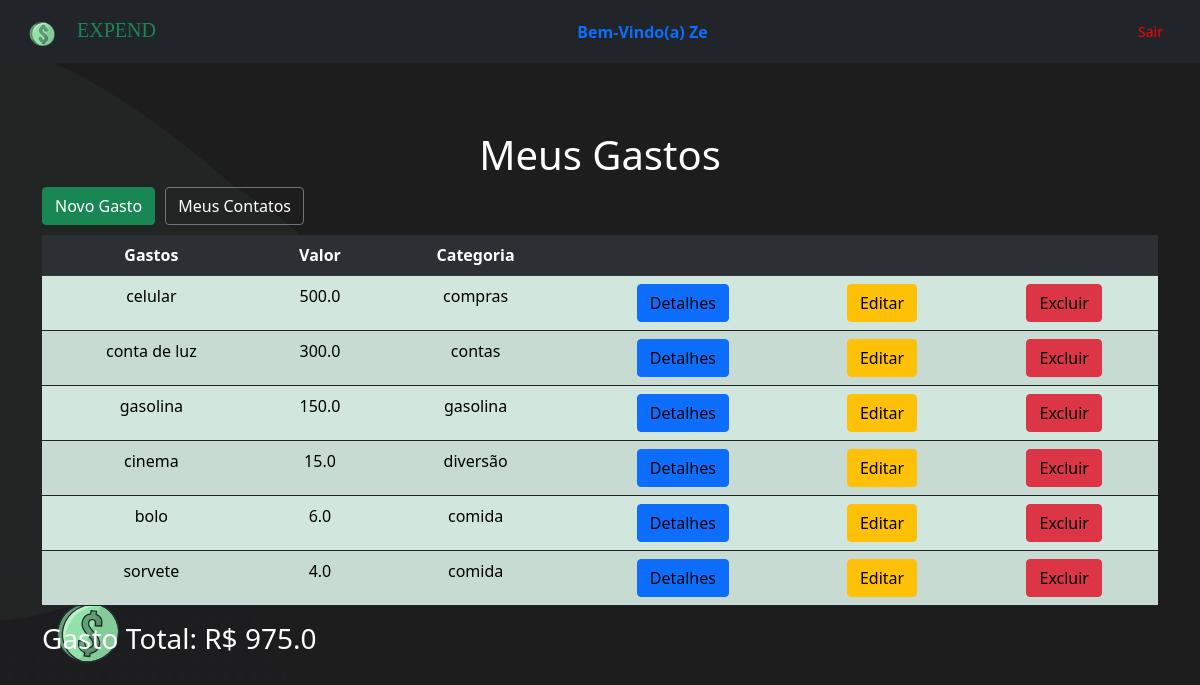
The app's page /listagem/ (signed in), older data.
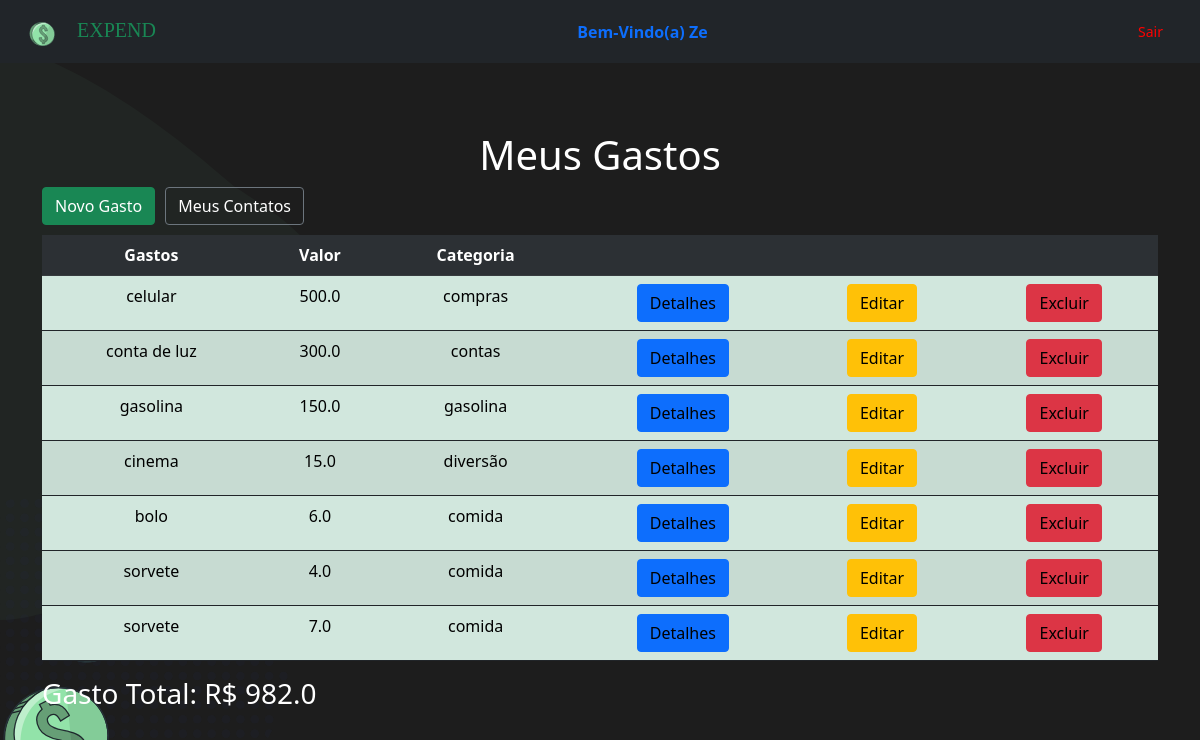
The same page, newer data.
### invistame/models.py (models this page shows, shortened)
class Gasto(models.Model):
    gasto = models.TextField(max_length=200)
    valor = models.FloatField(max_length=9)
    pago = models.BooleanField(default=False)
    data = models.DateTimeField(default=timezone.now)
    hora = models.TimeField(default=time.strftime('%H:%M', time.localtime()))
    categoria = models.ForeignKey(CategoriaGasto, on_delete=models.DO_NOTHING)

class CategoriaGasto(models.Model):
    nome = models.CharField(max_length=50, null=True)
    def __str__(self):
        return self.nome

### invistame/views.py (the view)
# urls.py: path('listagem/', views.listagem, name='listagem'),
@login_required
def listagem(request):
    dados = {
        'dados': Gasto.objects.all(),
        'soma' : Gasto.objects.all().aggregate(total=Sum('valor'))
    }
    return render(request, 'investimentos/listagem.html', context=dados)

### invistame/templates/investimentos/listagem.html (shortened to what this page needs)
{% extends 'base.html' %}
{% block content %}
<div class="container">
    <h1 style="text-align: center; color: #fff; margin-top: 20px">Meus Gastos</h1>
    <button class="btn btn-success" style="margin-bottom: 10px;"><a style="color: white; text-decoration: none;"
            href="{% url 'novo_investimento' %}">Novo Gasto</a></button><button class="btn btn-outline-secondary"
        style="margin-bottom: 10px; margin-left: 10px;"><a style="color: white; text-decoration: none;"
            href="{% url 'contatos' %}">Meus
            Contatos</a></button>
    <table class='table table-success table-hover table-striped border-dark'>
        <tr style="text-align: center; border-radius: 20px;" class="table-dark">
            <th>Gastos</th>
            <th>Valor</th>
            <th>Categoria</th>
            <th></th>
            <th></th>
            <th></th>
        </tr>
        {% for dado in dados %}
        <tr style="text-align: center;">
            <td>{{dado.gasto}}</td>
            <td>{{dado.valor}}</td>
            <td>{{dado.categoria}}</td>
            <td><button class="btn btn-primary"><a style='color: black;text-decoration: none;'
                        href="{% url 'detalhes' dado.id %}">Detalhes</a></button></td>
            <td><button class="btn btn-warning"><a style='color: black;text-decoration: none;'
                        href="{% url 'editar' dado.id %}">Editar</a></button></td>
            <td><button class="btn btn-danger"><a style='color: black;text-decoration: none;'
                        href="{% url 'excluir' dado.id %}">Excluir</a></button></td>
        </tr>
        {% endfor %}
    </table>
    <h3 style="color: #fff;">Gasto Total: R$ {{soma.total}}</h3>
</div>
{% endblock %}

Row changes from the older to the newer data that the page shows:
added Gasto: gasto "sorvete", valor "7.0", categoria "comida"
Text that changed along with them:
{{ soma.total }}: "975.0" → "982.0"
